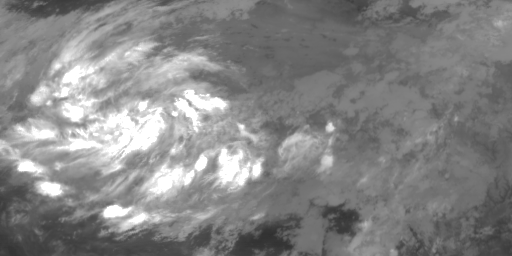
#> input picture 5.png, 512 x 256 px
$ python result_visual.py
#> lines starting #> are read from the running program, lines starting #| are printed output that depends on the picture; after the words box and inside, x2 and y2 are one past the last pixel; in counts of white or black regions, pixels touching at a corner belong together
import cv2
import numpy as np

transparent = 0.5
src_img = '5.png'
pred_img = '5_pred.png'
src_image = cv2.cvtColor(cv2.imread(src_img,-1), cv2.COLOR_BGR2RGB)
#> src_image is the input picture: shape (256, 512, 3); min 48, max 255, mean 133
pred_image = cv2.cvtColor(cv2.imread(pred_img,-1), cv2.COLOR_BGR2RGB)
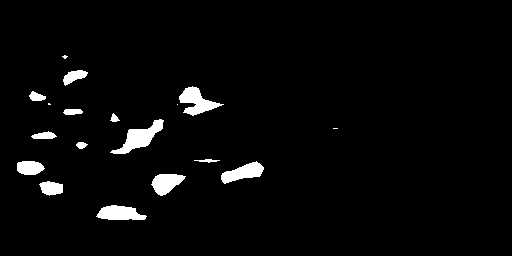
#> input picture 5_pred.png, 512 x 256 px
#> pred_image is the input picture: shape (256, 512, 3); values 0 (black) and 250 (white), 3.2% white; 18 white regions (4 under 20 px), largest, box (x1, y1, x2, y2) and area: (110, 119, 164, 154) 709, (179, 86, 224, 116) 620, (96, 205, 147, 220) 545
result_image = np.array(src_image[:])
arg = np.argwhere(pred_image[:, :, 0] == 250)
#> arg = 4213 pairs, first value 55 to 219, second value 17 to 337
mat = transparent * np.array(src_image[arg[:, 0], arg[:,1],:])
print(mat.shape)
#| (4213, 3)
result_image[arg[:, 0], arg[:,1],:] = mat + [255 *(1 - transparent),0,0]
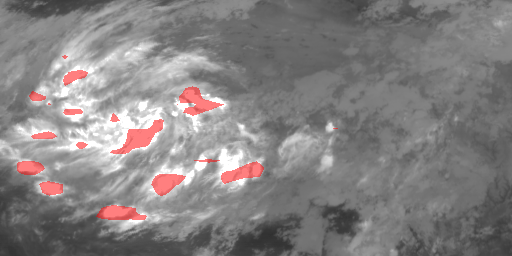
#> result_image: shape (256, 512, 3); 3.21% of pixels changed, all inside (x1, y1, x2, y2) = (17, 55, 338, 220)
cv2.imwrite("%s_visual.png"%('5'),cv2.cvtColor(np.uint8(result_image), cv2.COLOR_RGB2BGR))
